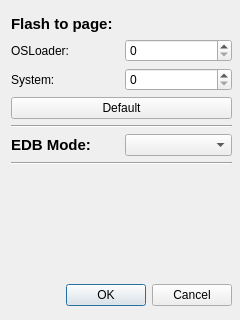
<?xml version="1.0" encoding="UTF-8"?>
<ui version="4.0">
 <class>Options</class>
 <widget class="QDialog" name="Options">
  <property name="geometry">
   <rect>
    <x>0</x>
    <y>0</y>
    <width>240</width>
    <height>320</height>
   </rect>
  </property>
  <property name="minimumSize">
   <size>
    <width>240</width>
    <height>320</height>
   </size>
  </property>
  <property name="maximumSize">
   <size>
    <width>240</width>
    <height>320</height>
   </size>
  </property>
  <property name="windowTitle">
   <string>Dialog</string>
  </property>
  <widget class="QWidget" name="layoutWidget">
   <property name="geometry">
    <rect>
     <x>11</x>
     <y>15</y>
     <width>221</width>
     <height>291</height>
    </rect>
   </property>
   <layout class="QVBoxLayout" name="verticalLayout">
    <item>
     <widget class="QLabel" name="label">
      <property name="font">
       <font>
        <pointsize>11</pointsize>
        <bold>true</bold>
       </font>
      </property>
      <property name="text">
       <string>Flash to page:</string>
      </property>
     </widget>
    </item>
    <item>
     <layout class="QHBoxLayout" name="horizontalLayout">
      <item>
       <widget class="QLabel" name="label_2">
        <property name="text">
         <string>OSLoader:</string>
        </property>
       </widget>
      </item>
      <item>
       <widget class="QSpinBox" name="spinBox_OSLoader_Page">
        <property name="maximum">
         <number>65535</number>
        </property>
       </widget>
      </item>
     </layout>
    </item>
    <item>
     <layout class="QHBoxLayout" name="horizontalLayout_2">
      <item>
       <widget class="QLabel" name="label_3">
        <property name="text">
         <string>System:</string>
        </property>
       </widget>
      </item>
      <item>
       <widget class="QSpinBox" name="spinBox_System_Page">
        <property name="maximum">
         <number>65535</number>
        </property>
       </widget>
      </item>
     </layout>
    </item>
    <item>
     <widget class="QPushButton" name="pushButton">
      <property name="text">
       <string>Default</string>
      </property>
     </widget>
    </item>
    <item>
     <widget class="Line" name="line">
      <property name="orientation">
       <enum>Qt::Horizontal</enum>
      </property>
     </widget>
    </item>
    <item>
     <layout class="QHBoxLayout" name="horizontalLayout_3">
      <item>
       <widget class="QLabel" name="label_4">
        <property name="font">
         <font>
          <pointsize>11</pointsize>
          <bold>true</bold>
         </font>
        </property>
        <property name="text">
         <string>EDB Mode:</string>
        </property>
       </widget>
      </item>
      <item>
       <widget class="QComboBox" name="comboBox_edb_mode"/>
      </item>
     </layout>
    </item>
    <item>
     <widget class="Line" name="line_2">
      <property name="orientation">
       <enum>Qt::Horizontal</enum>
      </property>
     </widget>
    </item>
    <item>
     <spacer name="verticalSpacer">
      <property name="orientation">
       <enum>Qt::Vertical</enum>
      </property>
      <property name="sizeHint" stdset="0">
       <size>
        <width>20</width>
        <height>40</height>
       </size>
      </property>
     </spacer>
    </item>
    <item>
     <widget class="QDialogButtonBox" name="buttonBox">
      <property name="locale">
       <locale language="English" country="UnitedStates"/>
      </property>
      <property name="orientation">
       <enum>Qt::Horizontal</enum>
      </property>
      <property name="standardButtons">
       <set>QDialogButtonBox::Cancel|QDialogButtonBox::Ok</set>
      </property>
     </widget>
    </item>
   </layout>
  </widget>
 </widget>
 <resources/>
 <connections>
  <connection>
   <sender>buttonBox</sender>
   <signal>accepted()</signal>
   <receiver>Options</receiver>
   <slot>accept()</slot>
   <hints>
    <hint type="sourcelabel">
     <x>248</x>
     <y>254</y>
    </hint>
    <hint type="destinationlabel">
     <x>157</x>
     <y>274</y>
    </hint>
   </hints>
  </connection>
  <connection>
   <sender>buttonBox</sender>
   <signal>rejected()</signal>
   <receiver>Options</receiver>
   <slot>reject()</slot>
   <hints>
    <hint type="sourcelabel">
     <x>316</x>
     <y>260</y>
    </hint>
    <hint type="destinationlabel">
     <x>286</x>
     <y>274</y>
    </hint>
   </hints>
  </connection>
 </connections>
</ui>
